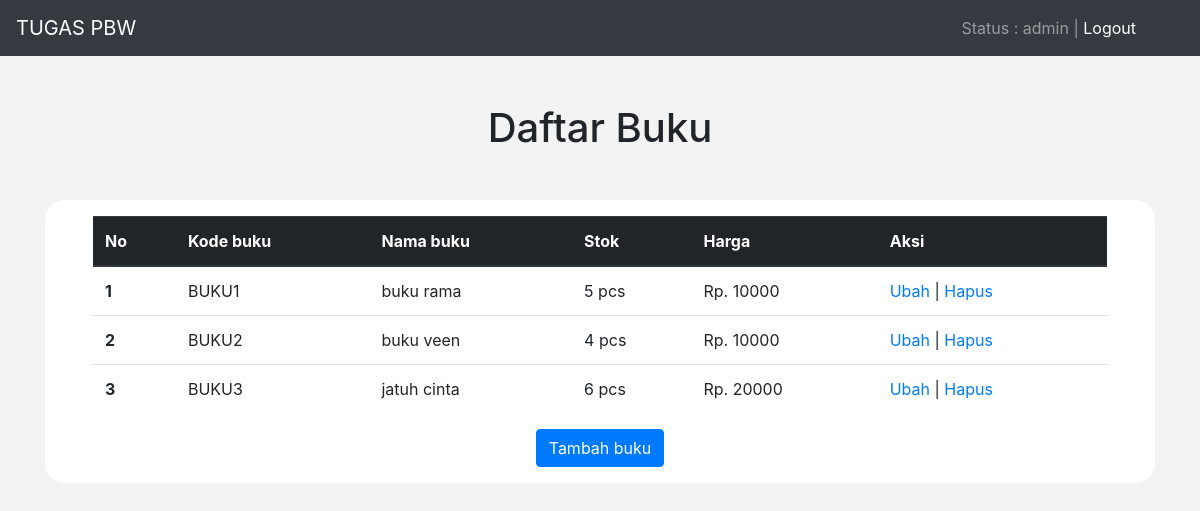
The app's page /index.php (signed in) with its own data.
### tables this page shows
CREATE TABLE `buku` (
  `id_buku` int(11) NOT NULL,
  `kode_buku` varchar(5) NOT NULL,
  `nama_buku` varchar(50) NOT NULL,
  `jumlah_buku` int(10) NOT NULL,
  `harga_buku` int(10) NOT NULL
);

### functions.php (called while the page is built, shortened)
<?php
$db = mysqli_connect("localhost", "root", "", "crud");
function query ($query){
	global $db;
	$result = mysqli_query( $db, $query );
	$rows = [];
	while ($row=mysqli_fetch_assoc($result)) {
		$rows[] = $row;
	}
	return $rows;
}
 ?>

### index.php (the view, shortened to what this page needs)
<?php
require 'functions.php';
$bukus = query("SELECT * FROM buku");
 ?>
<!doctype html>
<html lang="en">
<head>
    <link rel="stylesheet" href="https://maxcdn.bootstrapcdn.com/bootstrap/4.0.0/css/bootstrap.min.css"
>
</head>
<body>
    <nav class="navbar navbar-expand-lg navbar-dark bg-dark">
      <a class="navbar-brand" href="#">TUGAS PBW</a>
      <div class="collapse navbar-collapse" id="navbarText">
        <span class="navbar-text pr-5">
          Status : <?php echo $_SESSION['user_level']; ?> | <a href="logout.php">Logout</a>
        </span>
      </div>
    </nav>
    <h1 class="mt-5 mb-5 text-center">Daftar Buku</h1>
    <div class="container">
        <div class="row">
            <div class="col-md-12">
                <div class="pr-5 pl-5 pt-3 pb-3 table100">
                    <table class="table">
                        <thead class="thead-dark">
                            <tr>
                                <th scope="col">No</th>
                                <th scope="col">Kode buku</th>
                                <th scope="col">Nama buku</th>
                                <th scope="col">Stok</th>
                                <th scope="col">Harga</th>
                                <th scope="col">Aksi</th>
                            </tr>
                        </thead>
                        <tbody>
                            <?php $no=1; ?>
                            <?php foreach ($bukus as $buku ) :?>
                            <tr>
                                <th scope="row"><?php echo $no; $no++ ?></th>
                                <td><?php echo $buku["kode_buku"]; ?></td>
                                <td><?php echo $buku["nama_buku"]; ?></td>
                                <td><?php echo $buku["jumlah_buku"]; ?> pcs</td>
                                <td>Rp. <?php echo $buku["harga_buku"]; ?></td>
                                <td>
                                    <a href="ubah.php?kode=<?php echo $buku["kode_buku"]; ?>">Ubah</a>
                                    <?php if ($_SESSION['user_level'] == "admin"): ?>
                                        |
                                        <a href="hapus.php?kode=<?php echo $buku["kode_buku"]; ?>" onclick ="
                                        return confirm('Yakin?')">Hapus</a>
                                    <?php endif ?>
                                </td>
                            </tr>
                            <?php endforeach; ?>
                        </tbody>
                    </table>
                    <div class="col text-center mt-3">
                        <button type="button" class="btn btn-primary" name="tambah" onclick="window.location.href = 'add.php'">Tambah buku</button>
                    </div>
                </div>
            </div>
        </div>
    </div>
</body>
</html>

### index.php (style rules this page uses)
body { background-color: #f3f3f3; }
.table100 { background-color: white; border-radius: 20px; }

### records on screen
buku: kode_buku "BUKU1", nama_buku "buku rama", jumlah_buku "5", harga_buku "10000"
buku: kode_buku "BUKU2", nama_buku "buku veen", jumlah_buku "4", harga_buku "10000"
buku: kode_buku "BUKU3", nama_buku "jatuh cinta", jumlah_buku "6", harga_buku "20000"

### other values on screen
$_SESSION['user_level'] "admin"
